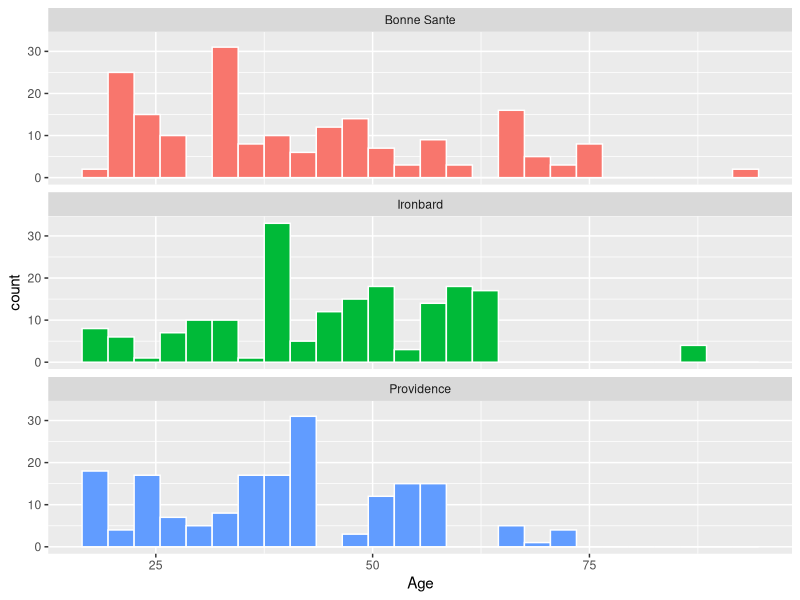
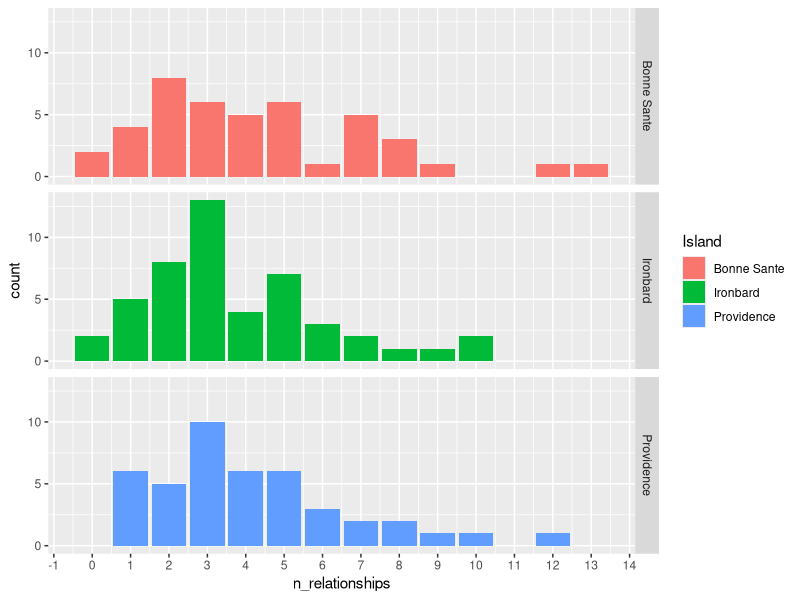
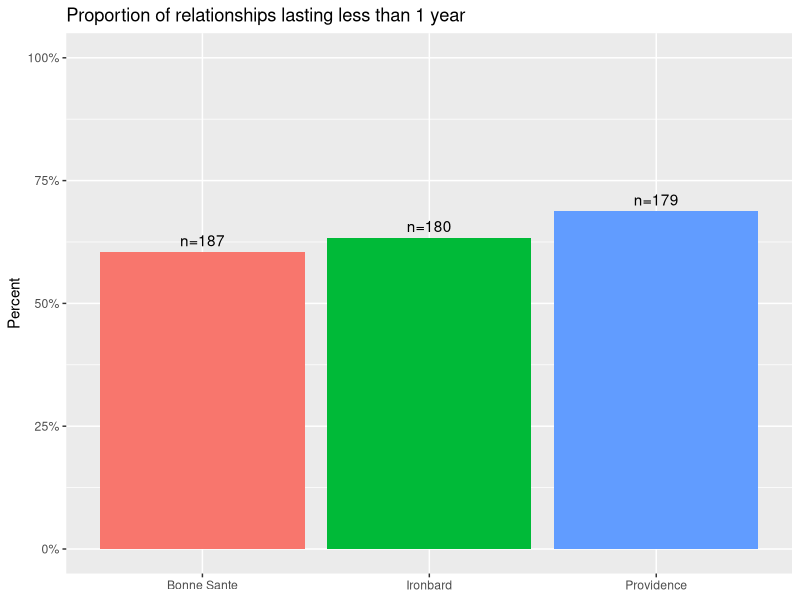
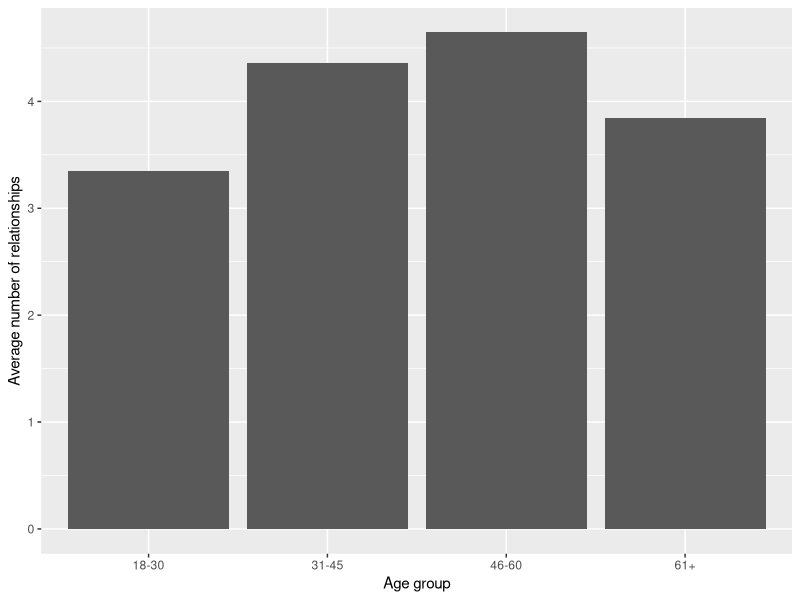
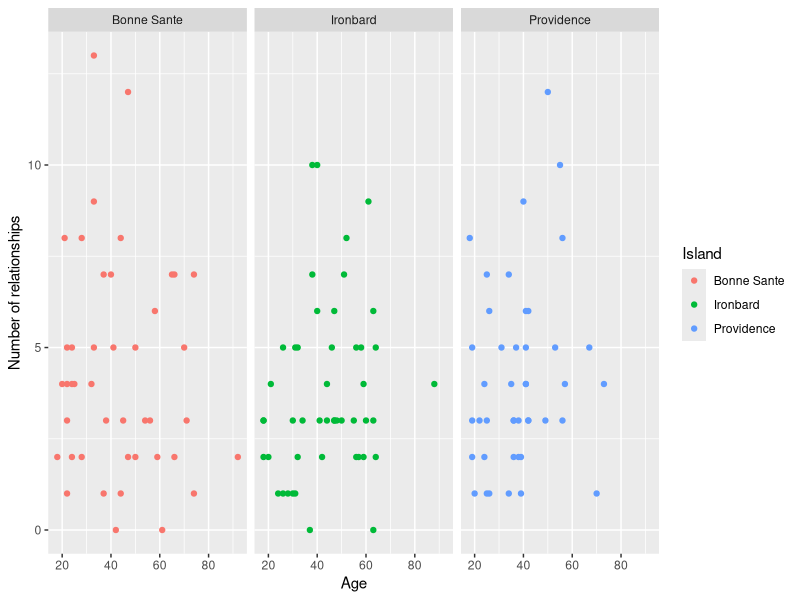
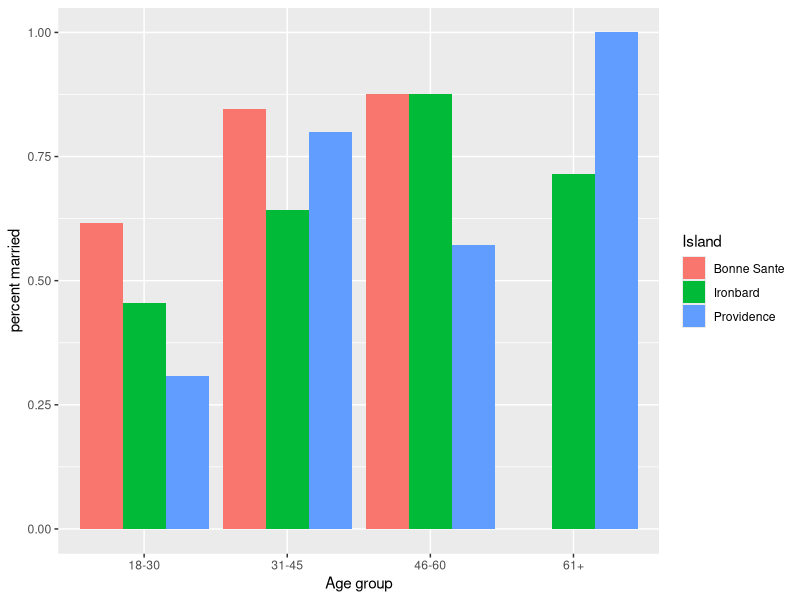
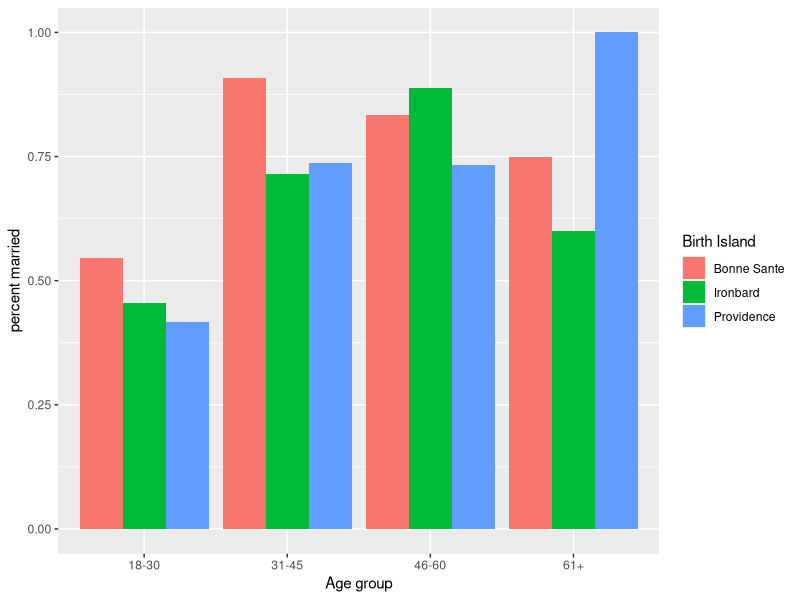
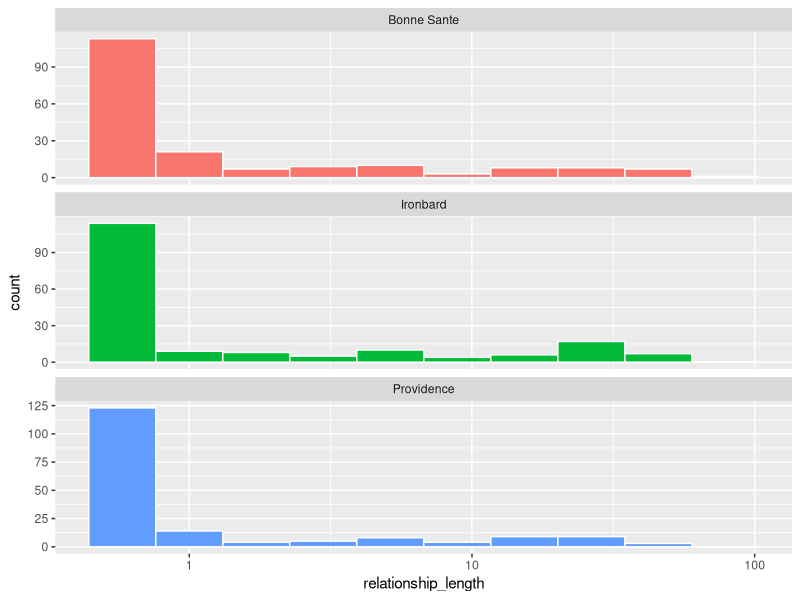

These charts were generated, in order, by the following R code:
## ---- chunk 1
library(tidyverse)
library(rsample)

# TODO: Include any other packages you need
## ---- chunk 2
library(tidyverse)
df_raw <- read_csv("./data/main_sheet.csv")
## ---- chunk 3

days_per_year <- 28  # A year is 28 days not 365

convert_length <- function(x) {
  m <- str_match(x, "(\\d+)\\+?\\s*(day|year)")
  num  <- as.numeric(m[, 2]) # pull out the number
  unit <- m[, 3] # pull out the unit (day or year)
  
  years <- case_when(
    unit == "day" ~ floor(num / days_per_year),
    unit == "year" ~ num
  )
  
  case_when(
    is.na(unit) ~ x, # don't change entries that are already just a number or <1
    unit == "day" & years < 1 ~ "<1",
    TRUE ~ as.character(years)
  )
}

df <- df_raw %>%
  rename(
    birth_island = `Birth island`,
    relationship_length = `Relationship Length`
  ) %>%
  mutate(
    relationship_length = convert_length(relationship_length),
    relationship_length = case_when(
      relationship_length == "none" ~ NA_real_,
      relationship_length == "<1" ~ 0.5, # so it shows up on a numerical axis
      TRUE ~ as.numeric(relationship_length)
    ),
    Married = Married == "yes" | Married == "Yes",
    Island = case_when(
      Island == "Bonne Santé" ~ "Bonne Sante",
      TRUE ~ Island
    )
  )

df_people <- df %>%
  group_by(Name, Age, House, City, Island, birth_island) %>%
  summarise(
    n_relationships = sum(!is.na(relationship_length)),
    ever_married = any(Married),
    .groups = "drop"
  ) |> mutate(
    age_group = case_when(
      Age <= 30 ~ "18-30",
      Age <= 45 ~ "31-45",
      Age <= 60 ~ "46-60",
      TRUE ~ "61+"
    )
  )

df_people

## ---- chunk 4
df %>%
  ggplot(aes(Age, fill = Island)) +
  geom_histogram(binwidth = 3, color = "white") +
  facet_wrap(~Island, ncol = 1) +
  theme(legend.position = "none")
## ---- chunk 5
df_people %>%
  ggplot(aes(n_relationships, fill = Island)) +
  geom_bar() +
  scale_x_continuous(breaks = scales::breaks_width(1)) +
  facet_grid(Island ~ .)
## ---- chunk 6
df_short_rel <- df %>%
  filter(!is.na(relationship_length)) %>%
  mutate(short_rel = relationship_length < 1) %>%
  group_by(Island) %>%
  summarise(prop_short = mean(short_rel), n = n())

df_short_rel %>%
  ggplot(aes(Island, prop_short, fill = Island)) +
  geom_col() +
  geom_text(aes(label = paste0("n=", n)), vjust = -0.5) +
  scale_y_continuous(labels = scales::percent, limits = c(0, 1)) +
  labs(title = "Proportion of relationships lasting less than 1 year",
       x = NULL, y = "Percent") +
  theme(legend.position = "none")
## ---- chunk 7
df_people |>
  group_by(age_group) %>%
  summarize(avg_relationships = mean(n_relationships)) %>%
  ggplot(aes(x = age_group, y = avg_relationships)) +
  geom_col() +
  labs(
    x = "Age group",
    y = "Average number of relationships",
)
## ---- chunk 8
df_people %>%
  # filter(island == "Providence") |> 
  ggplot(aes(x = Age, y = n_relationships, color = Island)) +
  geom_point() +
  facet_wrap(~Island) +
  labs(
    x = "Age",
    y = "Number of relationships",
    color = "Island"
  )
## ---- chunk 9
df_people |> 
  group_by(age_group) |> 
  summarize(
    n_married = sum(ever_married),
    n_total = n()
  ) |> 
  mutate(p_married = n_married / n_total)

df_people %>%
  group_by(age_group, Island) %>%
  summarize(
    n_married = sum(ever_married),
    n_total = n(),
    .groups = "drop"
  ) %>%
  mutate(p_married = n_married / n_total) %>%
  ggplot(aes(x = age_group, y = p_married, fill = Island)) +
  geom_col(position = "dodge") +
  labs(x = "Age group", y = "percent married", fill = "Island")


df_people  %>%
  filter(birth_island %in% c("Bonne Sante", "Providence", "Ironbard"))  %>%
  group_by(age_group, birth_island) %>%
  summarize(
    n_married = sum(ever_married),
    n_total = n(),
    .groups = "drop"
  ) %>%
  mutate(p_married = n_married / n_total) %>%
  ggplot(aes(x = age_group, y = p_married, fill = birth_island)) +
  geom_col(position = "dodge") +
  labs(x = "Age group", y = "percent married", fill = "Birth Island")
## ---- chunk 10
df %>%
  filter(!is.na(relationship_length)) %>%
  ggplot(aes(relationship_length, fill = Island)) +
  geom_histogram(bins = 10, color = "white") +
  scale_x_log10() +
  facet_wrap(~Island, ncol = 1, scales = "free_y") +
  theme(legend.position = "none")
## ---- chunk 11
df |>
  filter(
    !is.na(Married),
    birth_island %in% c("Bonne Sante", "Ironbard", "Providence")
  ) |>
  ggplot(aes(relationship_length)) +
  geom_histogram(bins = 20) +
  facet_grid(Married ~ Island) +
  scale_x_log10()
